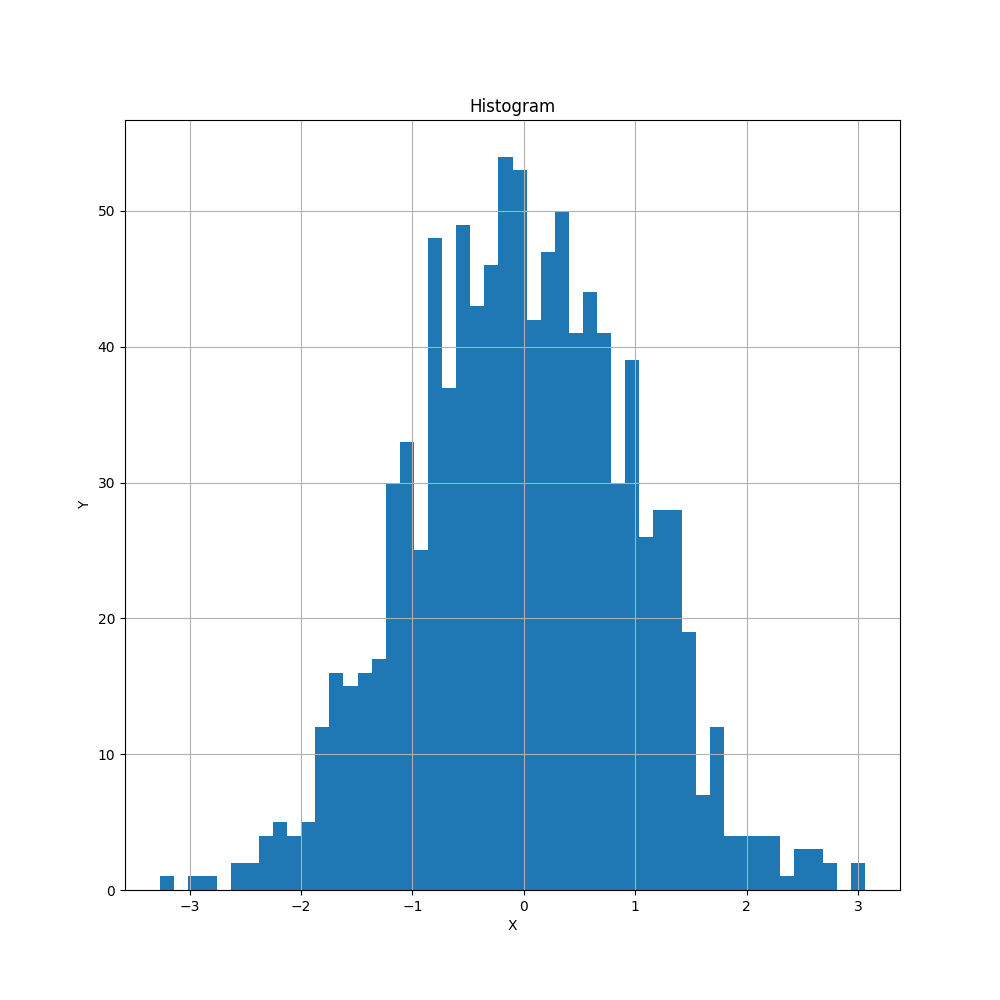

Here is the Julia script that generated this plot:
# pyplot_histogram.jl
#
#	Demonstrate plotting of histograms
#
# gizmaa (https://gist.github.com/gizmaa/7214002)
# Julia 1.1.0
# Created: 29.10.13
# Last Edit: 10.05.19

using PyPlot

#################
#  Create Data  #
#################
x = randn(1000) # Values
nbins = 50 # Number of bins

##########
#  Plot  #
##########
fig = figure("pyplot_histogram",figsize=(10,10)) # Not strictly required
ax = PyPlot.axes() # Not strictly required
h = plt.hist(x,nbins) # Histogram

grid("on")
xlabel("X")
ylabel("Y")
title("Histogram")
